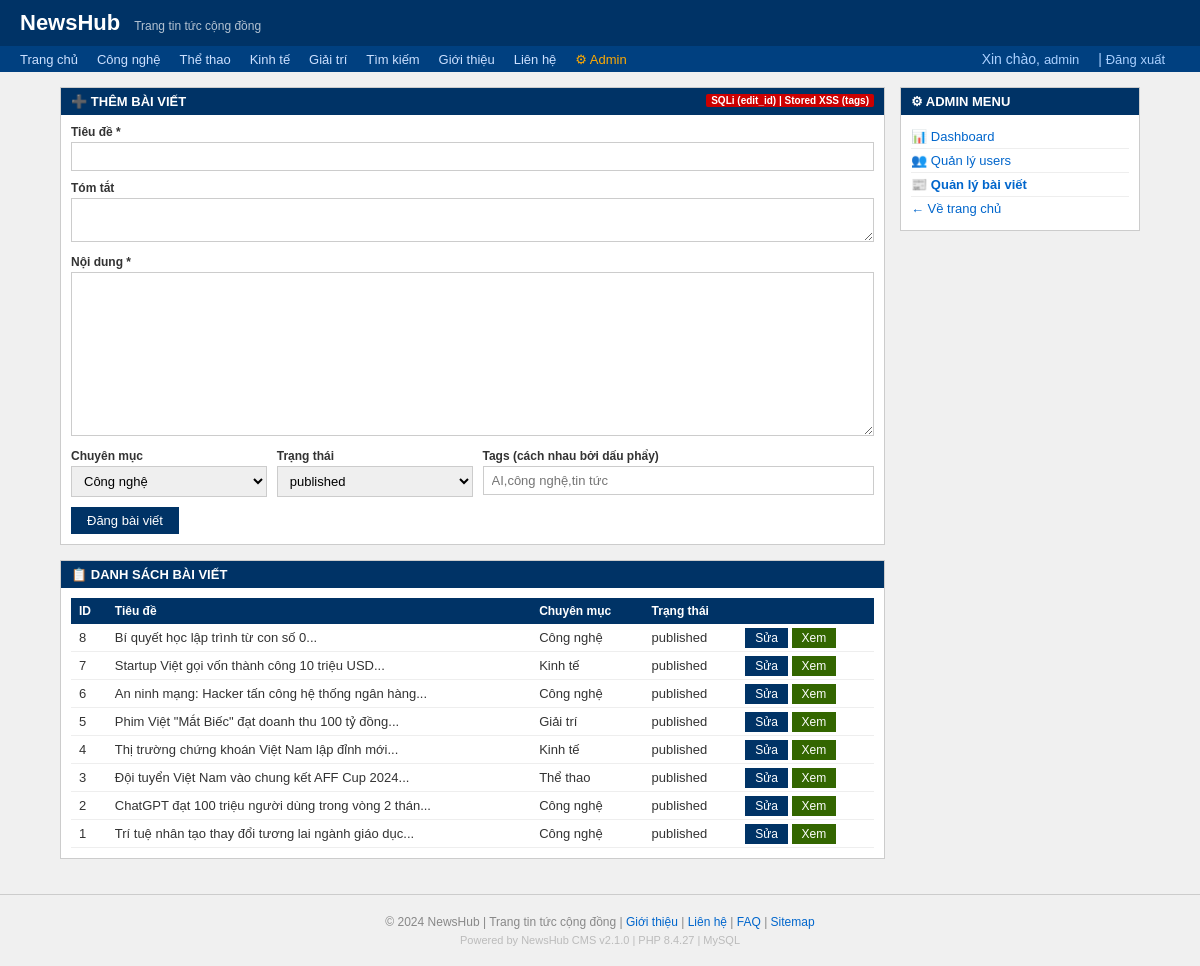
The app's page /admin/news_manage.php (signed in) with its own data.
### tables this page shows
CREATE TABLE news (
    id INT AUTO_INCREMENT PRIMARY KEY,
    title VARCHAR(255) NOT NULL,
    content TEXT,
    summary VARCHAR(500),
    author_id INT,
    category_id INT,
    views INT DEFAULT 0,
    status ENUM('published','draft','hidden') DEFAULT 'published',
    tags VARCHAR(255),
    created_at DATETIME DEFAULT CURRENT_TIMESTAMP,
    updated_at DATETIME DEFAULT CURRENT_TIMESTAMP ON UPDATE CURRENT_TIMESTAMP,
    FOREIGN KEY (author_id) REFERENCES users(id),
    FOREIGN KEY (category_id) REFERENCES categories(id)
);

CREATE TABLE categories (
    id INT AUTO_INCREMENT PRIMARY KEY,
    name VARCHAR(100) NOT NULL,
    slug VARCHAR(100) NOT NULL,
    description TEXT
);

### www/admin/news_manage.php (the view, shortened to what this page needs)
<?php
$conn = db_connect();
$edit_news = null;
$cats = $conn->query("SELECT id, name FROM categories");
$cat_list = $cats ? $cats->fetch_all(MYSQLI_ASSOC) : [];
require_once __DIR__ . '/../includes/header.php';
?>
<div id="wrapper">
    <div id="main">
        <div class="box">
            <div class="box-title">
                <?= $edit_news ? '✏ SỬA BÀI VIẾT' : '➕ THÊM BÀI VIẾT' ?>
                <span class="vuln-badge">SQLi (edit_id) | Stored XSS (tags)</span>
            </div>
            <div class="box-content">
                <form action="/admin/news_manage.php" method="POST">
                    <div class="form-group">
                        <label>Tiêu đề *</label>
                        <input type="text" name="title" required
                            value="<?= htmlspecialchars($edit_news['title'] ?? '') ?>">
                    </div>
                    <div class="form-group">
                        <label>Tóm tắt</label>
                        <textarea name="summary" rows="2"><?= htmlspecialchars($edit_news['summary'] ?? '') ?></textarea>
                    </div>
                    <div class="form-group">
                        <label>Nội dung *</label>
                        <textarea name="content" rows="10" required><?= htmlspecialchars($edit_news['content'] ?? '') ?></textarea>
                    </div>
                    <div style="display:flex;gap:10px;flex-wrap:wrap;">
                        <div class="form-group" style="flex:1;">
                            <label>Chuyên mục</label>
                            <select name="category_id">
                                <?php foreach ($cat_list as $cat): ?>
                                    <option value="<?= $cat['id'] ?>"
                                        <?= isset($edit_news['category_id']) && $edit_news['category_id'] == $cat['id'] ? 'selected' : '' ?>>
                                        <?= htmlspecialchars($cat['name']) ?>
                                    </option>
                                <?php endforeach; ?>
                            </select>
                        </div>
                        <div class="form-group" style="flex:1;">
                            <label>Trạng thái</label>
                            <select name="status">
                                <?php foreach (['published', 'draft', 'hidden'] as $s): ?>
                                    <option value="<?= $s ?>" <?= isset($edit_news['status']) && $edit_news['status'] == $s ? 'selected' : '' ?>>
                                        <?= $s ?>
                                    </option>
                                <?php endforeach; ?>
                            </select>
                        </div>
                        <div class="form-group" style="flex:2;">
                            <label>Tags (cách nhau bởi dấu phẩy)</label>
                            <input type="text" name="tags"
                                value="<?= htmlspecialchars($edit_news['tags'] ?? '') ?>"
                                placeholder="AI,công nghệ,tin tức">
                        </div>
                    </div>
                    <button type="submit" class="btn">
                        <?= $edit_news ? 'Cập nhật bài viết' : 'Đăng bài viết' ?>
                    </button>
                </form>
            </div>
        </div>
        <div class="box">
            <div class="box-title">📋 DANH SÁCH BÀI VIẾT</div>
            <div class="box-content">
                <?php
                $all_news = $conn->query("SELECT n.id, n.title, n.status, c.name as cat_name FROM news n JOIN categories c ON n.category_id=c.id ORDER BY n.id DESC LIMIT 20");
                $all_news_list = $all_news ? $all_news->fetch_all(MYSQLI_ASSOC) : [];
                ?>
                <table>
                    <tr>
                        <th>ID</th>
                        <th>Tiêu đề</th>
                        <th>Chuyên mục</th>
                        <th>Trạng thái</th>
                        <th></th>
                    </tr>
                    <?php foreach ($all_news_list as $n): ?>
                        <tr>
                            <td><?= $n['id'] ?></td>
                            <td><?= htmlspecialchars(mb_substr($n['title'], 0, 50)) ?>...</td>
                            <td><?= htmlspecialchars($n['cat_name']) ?></td>
                            <td><?= $n['status'] ?></td>
                            <td>
                                <a href="/admin/news_manage.php?edit_id=<?= $n['id'] ?>" class="btn btn-sm">Sửa</a>
                                <a href="/news.php?id=<?= $n['id'] ?>" class="btn btn-sm" style="background:#336600;">Xem</a>
                            </td>
                        </tr>
                    <?php endforeach; ?>
                </table>
            </div>
        </div>
    </div>
    <div id="sidebar">
        <div class="box">
            <div class="box-title">⚙ ADMIN MENU</div>
            <div class="box-content" style="font-size:13px;">
                <div style="padding:4px 0;border-bottom:1px solid #eee;"><a href="/admin/dashboard.php">📊 Dashboard</a></div>
                <div style="padding:4px 0;border-bottom:1px solid #eee;"><a href="/admin/users.php">👥 Quản lý users</a></div>
                <div style="padding:4px 0;border-bottom:1px solid #eee;"><a href="/admin/news_manage.php" style="font-weight:bold;">📰 Quản lý bài viết</a></div>
                <div style="padding:4px 0;"><a href="/index.php">← Về trang chủ</a></div>
            </div>
        </div>
    </div>
</div>
<?php
require_once __DIR__ . '/../includes/footer.php';
?>

### www/includes/header.php (style rules this page uses)
* { box-sizing: border-box; margin: 0; padding: 0; }
body { font-family: Arial, sans-serif; font-size: 14px; background: #f0f0f0; color: #333; }
a { color: #0066cc; text-decoration: none; }
#wrapper { max-width: 1100px; margin: 15px auto; display: flex; gap: 15px; padding: 0 10px; }
#main { flex: 1; min-width: 0; }
#sidebar { width: 240px; flex-shrink: 0; }
.box { background: white; border: 1px solid #ccc; margin-bottom: 15px; }
.box-title { background: #003366; color: white; padding: 6px 10px; font-size: 13px; font-weight: bold; }
.box-content { padding: 10px; }
.form-group { margin-bottom: 10px; }
.form-group label { display: block; font-size: 12px; font-weight: bold; margin-bottom: 3px; }
.form-group input, .form-group textarea, .form-group select { width: 100%; padding: 6px 8px; border: 1px solid #ccc; font-size: 13px; }
.btn { padding: 6px 16px; background: #003366; color: white; border: none; cursor: pointer; font-size: 13px; }
.btn-sm { padding: 3px 10px; font-size: 12px; }
table { width: 100%; border-collapse: collapse; }
table th { background: #003366; color: white; padding: 6px 8px; text-align: left; font-size: 12px; }
table td { padding: 6px 8px; border-bottom: 1px solid #eee; font-size: 13px; }
.vuln-badge { float: right; background: #c00; color: white; font-size: 10px; padding: 1px 5px; border-radius: 2px; }

### records on screen
news: id "8", title "Bí quyết học lập trình từ con số 0", category.name "Công nghệ", status "published"
news: id "7", title "Startup Việt gọi vốn thành công 10 triệu USD", category.name "Kinh tế", status "published"
news: id "6", title "An ninh mạng: Hacker tấn công hệ thống ngân hàng", category.name "Công nghệ", status "published"
news: id "5", title "Phim Việt \"Mắt Biếc\" đạt doanh thu 100 tỷ đồng", category.name "Giải trí", status "published"
news: id "4", title "Thị trường chứng khoán Việt Nam lập đỉnh mới", category.name "Kinh tế", status "published"
news: id "3", title "Đội tuyển Việt Nam vào chung kết AFF Cup 2024", category.name "Thể thao", status "published"
news: id "2", title "ChatGPT đạt 100 triệu người dùng trong vòng 2 thán", category.name "Công nghệ", status "published"
news: id "1", title "Trí tuệ nhân tạo thay đổi tương lai ngành giáo dục", category.name "Công nghệ", status "published"

### other values on screen
SITE_NAME "NewsHub"
$current_user['username'] "admin"
PHP_VERSION "8.4.27"
form field category_id "Công nghệ"
form field status "published"
